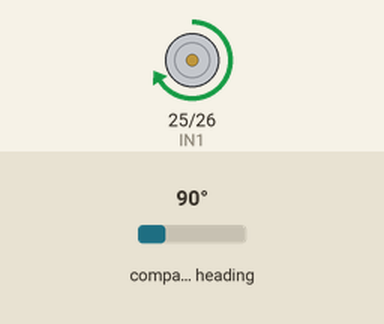
This sketch was run on a simulated ESP32. Parts: motor-driver pin pairs drawn as motors (green arrow = first pin HIGH = forward, orange = second pin HIGH = backward, longer = more drive). Wiring (inferred from the names in the program): AS5600 angle sensor at I2C address 0x36. The inputs (shaded band) are chosen by the test bench; at power-on: compass heading 90°. What the sketch prints to the serial monitor is not drawn.

Above: at 1.2 s.
1.3 s: compass heading set to 180°
4.3 s: compass heading set to 352°
At 5.0 s:
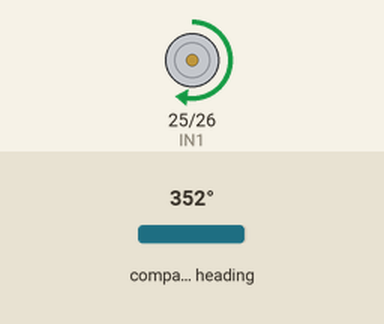
Timing chart, 0 to 7.3 s (numbered marks = the images above; inputs shaded):
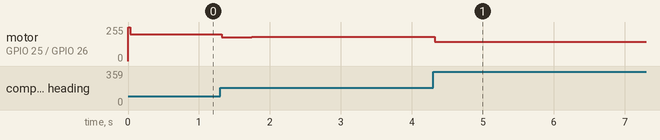

The sketch:

Piano_robot_V1.ino
```cpp
//////////////////////
//   I2C PROTOCOL  ///
//////////////////////

#include <Wire.h>
#define AS5600_ADDRESS 0x36
#define AS5600_RAW_ANGLE 0x0C

///////////////////////
// PIN DEFINITIONS   //
///////////////////////

#define IN1 25 // 25 or 32 PWM pins
#define IN2 26 // 26 or 35 PWM pins

/////////////////////
// POSITION VARS   //
/////////////////////

float totalpos = 0;
float posx = 0;
float prev_pos = 0;
unsigned long lastUpdate = 0;
const unsigned long interval = 1000; // 1ms

const unsigned long R = 6.4; //mm

//////////////////////
//    PID VARS      //
//////////////////////

float e = 0.0;
float eprev = 0.0;
float eintegral = 0.0;
float dedt = 0.0;
float u = 0;
float kp = 2.0; // Ajusta estos valores 1.2
float kd = 0.04;
float ki = 0.005;
float deltaT = 0.0;

//////////////////
// TRYOUT VARS //
/////////////////

unsigned long stepTimer = 0;
float step = 0;

/////////////
// SETUP  //
////////////

void setup()
{
  Serial.begin(115200); // 9600 es muy lento para graficar PID
  //Wire.setClock(100000); // safest
  Wire.begin();
  //Wire.begin(32, 33);   // SDA = 32, SCL = 33
  //Wire.setClock(100000);

  pinMode(IN1, OUTPUT);
  pinMode(IN2, OUTPUT);
  ledcAttach(IN1, 5000, 8);
  ledcAttach(IN2, 5000, 8);

  prev_pos = readAngleDegrees(); // Inicializar posición
}

/////////////
//   LOOP  //
/////////////

void loop()
{
  unsigned long now = micros();

  // --- CONTROL DE TIEMPO (ESTABILIDAD) ---
  if (now - lastUpdate >= interval)
  {

    deltaT = (now - lastUpdate) / 1.0e6; // Tiempo real en segundos
    lastUpdate = now;

    // 1. LEER POSICIÓN Y ACUMULAR
    uint16_t raw = readRawAngle();
    float current_pos = readAngleDegrees();
    float deltapos = current_pos - prev_pos;

    if (deltapos > 180) deltapos -= 360;
    if (deltapos < -180) deltapos += 360;

    totalpos += deltapos;
    prev_pos = current_pos;

    posx = (totalpos * R * 3.14159)/180;

    // PID
    float target = 100 + step;
    u = pid(target, posx, deltaT);

    float pwr = fabs(u);

    if (pwr > 255) pwr = 255;

    int dir = (u >= 0) ? 1 : -1; // 1 adelante, -1 atrás
    setMotor(dir, (int)pwr);

    // Graficar
    //Serial.print(target); Serial.print(",");
    //Serial.println(totalpos); //Serial.print(",");
    //Serial.print(posx);// Serial.print(",");
    //Serial.println(e);
    //Serial.print(e); Serial.print(","); Serial.print(dedt);Serial.print(","); Serial.println(eintegral);

    //For matlab
    Serial.println(posx);
    //Serial.println(raw);
  }

  if (millis() - stepTimer > 250)//1 second = 1000 ms
  {
    step += 0;

    if (step > 100)
      step = 0;

    stepTimer = millis();
  }
}

void setMotor(int dir, int pwmVal)
{
  if (dir == 1)
  {
    ledcWrite(IN1, pwmVal);
    ledcWrite(IN2, 0);
  }
  else if (dir == -1)
  {
    ledcWrite(IN1, 0);
    ledcWrite(IN2, pwmVal);
  }
  else
  {
    ledcWrite(IN1, 0);
    ledcWrite(IN2, 0);
  }
}

float readAngleDegrees()
{
  Wire.beginTransmission(AS5600_ADDRESS);
  Wire.write(AS5600_RAW_ANGLE);
  Wire.endTransmission(false);
  Wire.requestFrom(AS5600_ADDRESS, 2);
  if (Wire.available() >= 2) {
    uint16_t raw = (Wire.read() << 8) | Wire.read();
    return (raw & 0x0FFF) * 360.0 / 4096.0;
  }
  return prev_pos; // Retorna la última si falla la lectura
}

uint16_t readRawAngle()
{
  Wire.beginTransmission(AS5600_ADDRESS);
  Wire.write(AS5600_RAW_ANGLE);

  if (Wire.endTransmission(false) != 0) {
    return 0xFFFF; // error flag
  }

  uint8_t n = Wire.requestFrom(AS5600_ADDRESS, 2);

  if (n != 2) {
    return 0xFFFF; // error flag
  }

  uint16_t raw = (Wire.read() << 8) | Wire.read();

  return (raw & 0x0FFF); // 12-bit value (0–4095)
}

float pid(float setpoint, float measurement, float dt)
{
    e = setpoint - measurement;

    if (fabs(e) < 1.5) e = 0;

    // --- Derivative ---
    static float dedtF = 0;
    float alpha = 0.8;
    dedt = (e - eprev) / dt;

    dedtF = alpha * dedtF + (1 - alpha) * dedt;

    // --- Integral ---
    eintegral += e * dt;

    // Clamp integral (anti-windup)
    if (eintegral > 500) eintegral = 500;
    if (eintegral < -500) eintegral = -500;

    // --- PID ---
    u = (kp * e) + (kd * dedtF) + (ki * eintegral);

    // --- Saturation ---
    if (u > 255) u = 255;
    if (u < -255) u = -255;

    // --- Deadband ---
    if (fabs(u) < 5) u = 0;


    // --- Save state ---
    eprev = e;

    return u;
}
```

byteStream.cpp
```cpp
/*
LED Playing Code
Author: Tsz Kin Charm
Date: March 2nd, 2026
Description: Parses MIDI byte stream and converts into a CSV file containing a list of events.
This can then be sent to a MCU for action.
*/

#include <cstdint>
#include <stdio.h>

int main() {

    unsigned int byte;

    FILE *currentTrack, *outputFile;

    currentTrack = fopen("Mary.mid","rb"); //Opens midi file in binary read mode

    if(!currentTrack)
    {
        perror("Could not open Current Track");
        return -1;
    }

    byte = fgetc(currentTrack);
    printf("%#02x", byte);

    while (byte != EOF)
    {
        byte = fgetc(currentTrack);
        printf("%#02x\n", byte);
    }

    return 0;
}
```

mid2CSV.cpp
```cpp
/*
LED Playing Code
Author: Tsz Kin Charm
Date: March 2nd, 2026
Description: Parses MIDI byte stream and converts into a CSV file containing a list of events.
This can then be sent to a MCU for action.
*/

#include <cstdint>
#include <stdio.h>

int solenoidStatus;

int main() {

    int n = 0;

    FILE *currentTrack, *outputFile;

    currentTrack = fopen("Mary.mid","rb"); //Opens midi file in binary read mode
    outputFile = fopen("testOUT.csv","w+"); //Opens file in write mode

    //Checks for file opening error
    if (!currentTrack) {
        perror("Error opening file");
        return 1;
    };

    if (!outputFile) {
        perror("Error opening file");
        return 1;
    };

    // Skip header + chunk size bytes (adjust for your file)
    fseek(currentTrack, 64, SEEK_SET); //Replace with something that looks through header

    int status, noteNumber, velocity;
    unsigned int deltaTime, deltaTimeValue;
    int cursor;

    while (1) {

        //Read Delta Time while MSB is 1
        deltaTimeValue = 0;
        do {
            deltaTime = fgetc(currentTrack); //Load Delta Time
            if (deltaTime == EOF) goto endOfFile; //Check for EOF
            deltaTimeValue = (deltaTimeValue << 7) | (deltaTime & 0x7F); //Sum the Delta Time Values
        } while (((deltaTime & 0xF0) != 0x90)&&((deltaTime & 0xF0) != 0x80)&&((deltaTime & 0xF0)  != 0xC0)&&(deltaTime != 0xFF));

        //Read Status
        status = fgetc(currentTrack);

        //Check for Meta Event
        if ((status & 0xF0) == 0x90 || (status & 0xF0) == 0x80) {
            // Note ON or OFF
            noteNumber = fgetc(currentTrack);
            velocity   = fgetc(currentTrack);

            //Output for verification
            printf("DeltaTime: %u, Status: 0x%02X SolenoidStatus: %d, Note: %d, Velocity: %d\n",
                    deltaTimeValue, status, solenoidStatus, noteNumber, velocity);

            fprintf(outputFile, "%03u, %d, %d, %03d\n",
                    deltaTimeValue, solenoidStatus, noteNumber, velocity);

        } else if ((status & 0xF0) == 0xC0) {
            // Program Change
            int programNumber = fgetc(currentTrack);
            printf("DeltaTime: %u, Program Change: %d\n", deltaTimeValue, programNumber);
        } else if (status == 0xFF) {
            // Meta Event
            int metaType = fgetc(currentTrack);
            int length   = fgetc(currentTrack); // assume 1 byte for simplicity
            // Skip meta data bytes
            for (int i = 0; i < length; i++) fgetc(currentTrack);

            // End-of-Track
            if (metaType == 0x2F) break;
        } else {
            printf("Unknown status: 0x%02X\n", status);
            break;
        }

    };

    endOfFile:
    fclose(currentTrack); //Closes Track

    return 0;
};

/*
switch(status & 0xF0){
            case 0x90:
                printf("Turning ON note #%d\n", noteNumber);
                break;
            case 0x80:
                printf("Turning OFF note #%d\n", noteNumber);
                break;
            default:
                printf("Unknown MIDI event: 0x%X\n", status & 0xF0);
                break;
        }

        switch(status & 0xF0){
            case 0x90:
                printf("Turning ON note #%d\n", noteNumber);
                break;
            case 0x80:
                printf("Turning OFF note #%d at %d out of 32 beats\n", noteNumber, countingTime);
                break;
            default:
                printf("Unknown MIDI event: 0x%X\n", status & 0xF0);
                break;
        }


        if(countingTime >= 32)
        {
            bar++;
            printf("bar %d\n", bar);
            countingTime = 0;
        }

        n++;
    }
*/
```

Measured:
- after the input at 4.3 s, motor on GPIO 25 (IN1) / GPIO 26 (IN2): forward 182/255 → forward 146/255 at once
